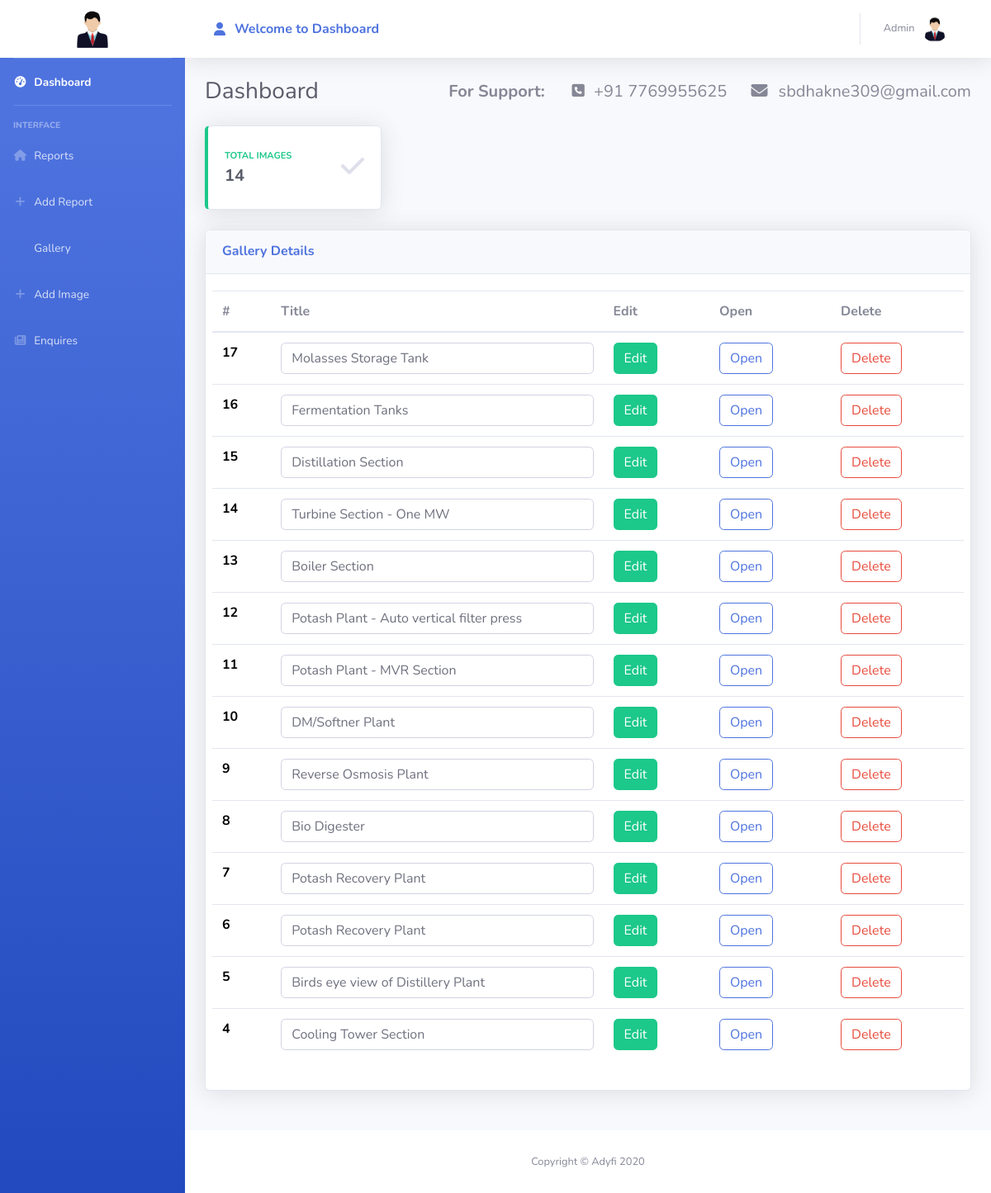
Page /admin/gallery.php (signed in) on the committed database.
### tables this page shows
CREATE TABLE `gallery` (
  `id` int(255) NOT NULL,
  `title` varchar(255) NOT NULL,
  `img` varchar(255) NOT NULL
);

### admin/gallery.php (the view, shortened to what this page needs)
<?php
include 'check_con.php';
  $sql = "SELECT * FROM gallery ORDER BY id DESC " ;
  $result = mysqli_query($conn,$sql);
?>
<!DOCTYPE html>
<html lang="en">
<head>
  <link href="vendor/fontawesome-free/css/all.min.css" rel="stylesheet" type="text/css">
  <link href="css/sb-admin-2.min.css" rel="stylesheet">
</head>
<body id="page-top">
  <div id="wrapper">
    <ul class="navbar-nav bg-gradient-primary sidebar sidebar-dark accordion" id="accordionSidebar">
            <a class="sidebar-brand d-flex align-items-center justify-content-center bg-white" href="/">
              <div class="sidebar-brand-text mx-3"> <img src="./img/user.png" height="50px" alt=""> </div>
            </a>
            <hr class="sidebar-divider my-0">
            <li class="nav-item active">
              <a class="nav-link" href="/">
                <i class="fas fa-fw fa-tachometer-alt"></i>
                <span>Dashboard</span></a>
            </li>
            <hr class="sidebar-divider">
            <div class="sidebar-heading">
              Interface
            </div>
            <li class="nav-item">
                <a class="nav-link collapsed" href="index.php" aria-expanded="true" aria-controls="collapseTwo">
                  <i class="fas fa-fw fa-home"></i>
                  <span>Reports</span>
                </a>
              </li>
              <li class="nav-item">
                <a class="nav-link collapsed" href="report.php" aria-expanded="true" aria-controls="collapseTwo">
                  <i class="fas fa-fw fa-plus"></i>
                  <span>Add Report</span>
                </a>
              </li>
              <li class="nav-item">
                <a class="nav-link collapsed" href="gallery.php" aria-expanded="true" aria-controls="collapseTwo">
                  <span>Gallery</span>
                </a>
              </li>
              <li class="nav-item">
                <a class="nav-link collapsed" href="galleryAdd.php" aria-expanded="true" aria-controls="collapseTwo">
                  <i class="fas fa-fw fa-plus"></i>
                  <span>Add Image</span>
                </a>
              </li>
              <li class="nav-item">
                <a class="nav-link collapsed" href="enquires.php" aria-expanded="true" aria-controls="collapseTwo">
                  <i class="fas fa-fw fa-newspaper"></i>
                  <span>Enquires</span>
                </a>
              </li>
    </ul>
    <div id="content-wrapper" class="d-flex flex-column">
      <div id="content">
        <nav class="navbar navbar-expand navbar-light bg-white topbar mb-4 static-top shadow">
          <ul class="navbar-nav ml-auto col-12">
            <li class="nav-item dropdown no-arrow text-primary mx-1 d-flex align-items-center pointer col-md-10">
                <i class="fas fa-fw fa-user mr-2 "></i>
                <b>
                    Welcome to Dashboard
                </b>
            </li>
            <li class="nav-item dropdown no-arrow align-self-md-center">
              <a class="nav-link dropdown-toggle" href="#" id="userDropdown" role="button" data-toggle="dropdown" aria-haspopup="true" aria-expanded="false">
                <span class="mr-2 d-none d-lg-inline text-gray-600 small">Admin</span>
                <img class="img-profile rounded-circle" src="./img/user.png">
              </a>
            </li>
          </ul>
        </nav>
        <div class="container-fluid">
            <div class="d-sm-flex align-items-center justify-content-between mb-4">
                <h1 class="h3 mb-0 text-gray-800">Dashboard</h1>
                <h1 class="h5 mb-0 text-gray-600">
                    <b>For Support: </b>  <i class="fas fa-phone-square ml-4 fa-sm fa-fw mr-2 "></i>+91 7769955625
                    <i class="fa fa-envelope mr-2 ml-4" aria-hidden="true"></i>
                    sbdhakne309@gmail.com</i>
                </h1>
            </div>
            <div class="row">
                    <div class="col-xl-3 col-md-6 mb-4">
                        <div class="card border-left-success shadow h-100 py-2">
                            <div class="card-body">
                                <div class="row no-gutters align-items-center">
                                    <div class="col mr-2">
                                    <div class="text-xs font-weight-bold text-success text-uppercase mb-1">Total Images</div>
                                    <div class="h5 mb-0 font-weight-bold text-gray-800" id="total"> </div>
                                    </div>
                                    <div class="col-auto">
                                    <i class="fas fa-check fa-2x text-gray-300"></i>
                                    </div>
                                </div>
                            </div>
                        </div>
                    </div>
            </div>
            <div class="row">
                <div class="col-xl-12 mb-4">
                  <div class="card shadow mb-4">
                    <div class="card-header py-3">
                      <h6 class="m-0 font-weight-bold text-primary">Gallery Details</h6>
                    </div>
                    <div class="card-body row">
                    <table class="table">
                      <thead>
                        <tr>
                          <th scope="col">#</th>
                          <th scope="col">Title</th>
                          <th scope="col">Edit</th>
                          <th scope="col">Open</th>
                          <th scope="col">Delete</th>
                        </tr>
                      </thead>
                      <tbody>
                      <?php
                            if ($result->num_rows > 0) {
                            while ($row = $result->fetch_assoc()) {
                              $id = $row['id'];
                              $title = $row['title'];
                              $img = $row['img'];
                            ?>
                                <tr>
                                      <th scope="row"><?php echo $id ?></th>
                                      <form action="galleryUpdate.php" method="POST" enctype="multipart/form-data">
                                          <td>  <input type="text" name="title" class="form-control" id="title" aria-describedby="help" value="<?php echo $title; ?>" required> </td>
                                          <td>  <input type="submit" class="btn btn-success" value="Edit"> </td>
                                      </form>
                                      <td> <input type="button" class="btn btn-outline-primary" value="Open" onclick="window.location='<?php echo $img  ?>' "> </td>
                                      <td> <input type="button" class="btn btn-outline-danger" value="Delete" onclick="window.location='galleryDelete.php?id=<?php echo $id; ?>&img=<?php echo $img; ?>' "> </td>
                                </tr>
                              <?php
                            }
                          }
                            ?>
                        </tbody>
                      </table>
                    </div>
                  </div>
                </div>
            </div>
          </div>
      </div>
      <footer class="sticky-footer bg-white">
        <div class="container my-auto">
          <div class="copyright text-center my-auto">
            <span>Copyright &copy; Adyfi 2020</span>
          </div>
        </div>
      </footer>
    </div>
  </div>
</body>
</html>

### admin/gallery.php (style rules this page uses)
tbody { color: black; }
.pointer { cursor: pointer; }
.navbar-nav { width: 600px; }

### rows in the picture
gallery: id "17", title "Molasses Storage Tank"
gallery: id "16", title "Fermentation Tanks"
gallery: id "15", title "Distillation Section"
gallery: id "14", title "Turbine Section - One MW"
gallery: id "13", title "Boiler Section"
gallery: id "12", title "Potash Plant - Auto vertical filter press"
gallery: id "11", title "Potash Plant - MVR Section"
gallery: id "10", title "DM/Softner Plant"
gallery: id "9", title "Reverse Osmosis Plant"
gallery: id "8", title "Bio Digester"
gallery: id "7", title "Potash Recovery Plant"
gallery: id "6", title "Potash Recovery Plant"
gallery: id "5", title "Birds eye view of Distillery Plant"
gallery: id "4", title "Cooling Tower Section"
